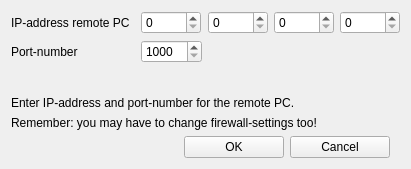
<?xml version="1.0" encoding="UTF-8"?>
<ui version="4.0">
 <class>UICFTNControls</class>
 <widget class="QWidget" name="UICFTNControls">
  <property name="windowModality">
   <enum>Qt::NonModal</enum>
  </property>
  <property name="geometry">
   <rect>
    <x>0</x>
    <y>0</y>
    <width>411</width>
    <height>169</height>
   </rect>
  </property>
  <property name="windowTitle">
   <string>UDP protocol settings</string>
  </property>
  <property name="windowIcon">
   <iconset resource="../facetracknoir/main-facetracknoir.qrc">
    <normaloff>:/images/facetracknoir.png</normaloff>:/images/facetracknoir.png</iconset>
  </property>
  <property name="layoutDirection">
   <enum>Qt::LeftToRight</enum>
  </property>
  <property name="autoFillBackground">
   <bool>false</bool>
  </property>
  <layout class="QVBoxLayout" name="_vertical_layout">
   <item>
    <layout class="QGridLayout" name="gridLayout">
     <item row="1" column="4">
      <widget class="QSpinBox" name="spinIPFourthNibble">
       <property name="maximumSize">
        <size>
         <width>60</width>
         <height>16777215</height>
        </size>
       </property>
       <property name="maximum">
        <number>255</number>
       </property>
       <property name="singleStep">
        <number>1</number>
       </property>
      </widget>
     </item>
     <item row="1" column="1">
      <widget class="QSpinBox" name="spinIPFirstNibble">
       <property name="maximumSize">
        <size>
         <width>60</width>
         <height>16777215</height>
        </size>
       </property>
       <property name="maximum">
        <number>255</number>
       </property>
       <property name="singleStep">
        <number>1</number>
       </property>
      </widget>
     </item>
     <item row="1" column="2">
      <widget class="QSpinBox" name="spinIPSecondNibble">
       <property name="maximumSize">
        <size>
         <width>60</width>
         <height>16777215</height>
        </size>
       </property>
       <property name="maximum">
        <number>255</number>
       </property>
       <property name="singleStep">
        <number>1</number>
       </property>
      </widget>
     </item>
     <item row="1" column="3">
      <widget class="QSpinBox" name="spinIPThirdNibble">
       <property name="maximumSize">
        <size>
         <width>60</width>
         <height>16777215</height>
        </size>
       </property>
       <property name="maximum">
        <number>255</number>
       </property>
       <property name="singleStep">
        <number>1</number>
       </property>
      </widget>
     </item>
     <item row="1" column="0">
      <widget class="QLabel" name="label_4">
       <property name="text">
        <string>IP-address remote PC</string>
       </property>
      </widget>
     </item>
     <item row="2" column="0">
      <widget class="QLabel" name="label_5">
       <property name="text">
        <string>Port-number</string>
       </property>
      </widget>
     </item>
     <item row="2" column="1">
      <widget class="QSpinBox" name="spinPortNumber">
       <property name="minimum">
        <number>1000</number>
       </property>
       <property name="maximum">
        <number>10000</number>
       </property>
      </widget>
     </item>
    </layout>
   </item>
   <item>
    <spacer name="verticalSpacer">
     <property name="orientation">
      <enum>Qt::Vertical</enum>
     </property>
     <property name="sizeHint" stdset="0">
      <size>
       <width>20</width>
       <height>40</height>
      </size>
     </property>
    </spacer>
   </item>
   <item>
    <layout class="QVBoxLayout" name="verticalLayout">
     <item>
      <widget class="QLabel" name="label">
       <property name="text">
        <string>Enter IP-address and port-number for the remote PC.</string>
       </property>
       <property name="wordWrap">
        <bool>true</bool>
       </property>
      </widget>
     </item>
     <item>
      <widget class="QLabel" name="label_3">
       <property name="text">
        <string>Remember: you may have to change firewall-settings too!</string>
       </property>
      </widget>
     </item>
    </layout>
   </item>
   <item>
    <layout class="QHBoxLayout" name="horizontalLayout">
     <item>
      <spacer name="horizontalSpacer_2">
       <property name="orientation">
        <enum>Qt::Horizontal</enum>
       </property>
       <property name="sizeHint" stdset="0">
        <size>
         <width>40</width>
         <height>20</height>
        </size>
       </property>
      </spacer>
     </item>
     <item>
      <layout class="QHBoxLayout" name="horizontalLayout_2">
       <property name="sizeConstraint">
        <enum>QLayout::SetDefaultConstraint</enum>
       </property>
       <item>
        <widget class="QPushButton" name="btnOK">
         <property name="sizePolicy">
          <sizepolicy hsizetype="Preferred" vsizetype="Fixed">
           <horstretch>0</horstretch>
           <verstretch>0</verstretch>
          </sizepolicy>
         </property>
         <property name="minimumSize">
          <size>
           <width>100</width>
           <height>0</height>
          </size>
         </property>
         <property name="maximumSize">
          <size>
           <width>100</width>
           <height>16777215</height>
          </size>
         </property>
         <property name="text">
          <string>OK</string>
         </property>
        </widget>
       </item>
       <item>
        <widget class="QPushButton" name="btnCancel">
         <property name="sizePolicy">
          <sizepolicy hsizetype="Preferred" vsizetype="Fixed">
           <horstretch>0</horstretch>
           <verstretch>0</verstretch>
          </sizepolicy>
         </property>
         <property name="minimumSize">
          <size>
           <width>100</width>
           <height>0</height>
          </size>
         </property>
         <property name="maximumSize">
          <size>
           <width>100</width>
           <height>16777215</height>
          </size>
         </property>
         <property name="text">
          <string>Cancel</string>
         </property>
        </widget>
       </item>
      </layout>
     </item>
     <item>
      <spacer name="horizontalSpacer">
       <property name="orientation">
        <enum>Qt::Horizontal</enum>
       </property>
       <property name="sizeType">
        <enum>QSizePolicy::Fixed</enum>
       </property>
       <property name="sizeHint" stdset="0">
        <size>
         <width>10</width>
         <height>20</height>
        </size>
       </property>
      </spacer>
     </item>
    </layout>
   </item>
  </layout>
 </widget>
 <tabstops>
  <tabstop>spinIPFirstNibble</tabstop>
  <tabstop>spinIPSecondNibble</tabstop>
  <tabstop>spinIPThirdNibble</tabstop>
  <tabstop>spinIPFourthNibble</tabstop>
  <tabstop>spinPortNumber</tabstop>
  <tabstop>btnOK</tabstop>
  <tabstop>btnCancel</tabstop>
 </tabstops>
 <resources>
  <include location="../facetracknoir/main-facetracknoir.qrc"/>
 </resources>
 <connections/>
 <slots>
  <slot>startEngineClicked()</slot>
  <slot>stopEngineClicked()</slot>
  <slot>cameraSettingsClicked()</slot>
 </slots>
</ui>
